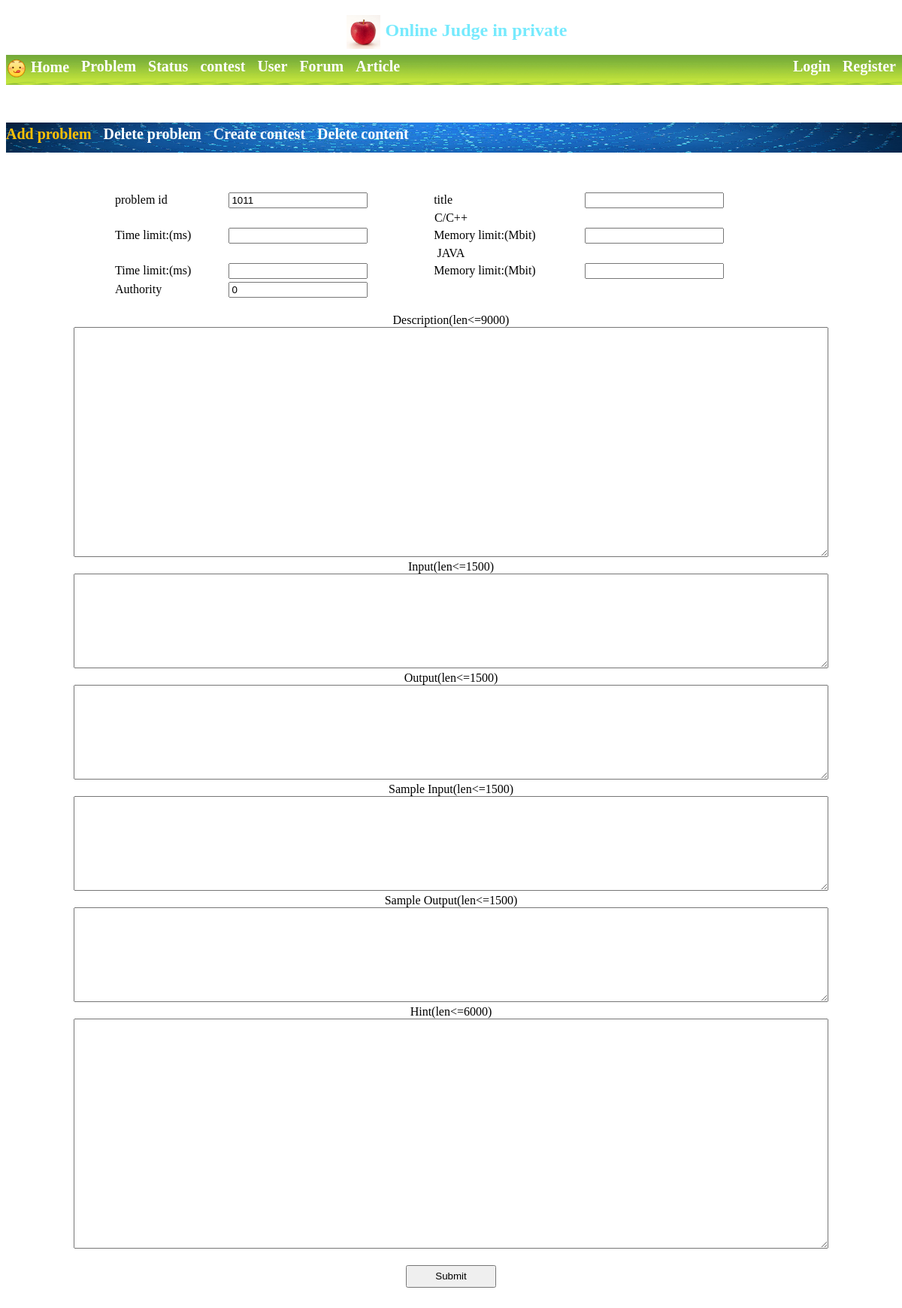
The page /authority_add_problem.php on the database as committed earlier.
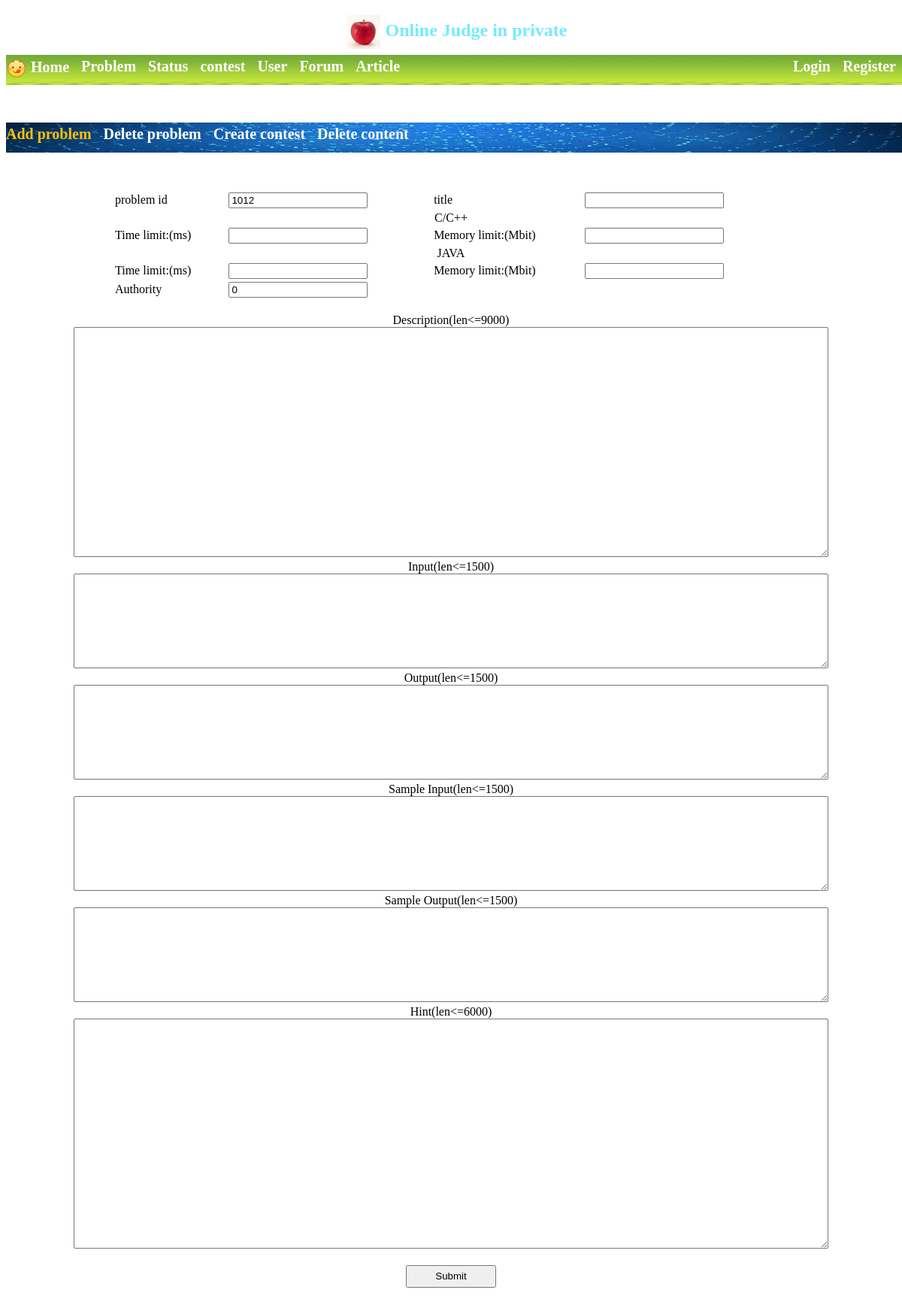
The same page on the database as committed later.
### tables this page shows
CREATE TABLE IF NOT EXISTS `web_number_information` (
  `id` int(11) NOT NULL,
  `description` varchar(60) NOT NULL,
  `next_numbers` int(11) NOT NULL,
  PRIMARY KEY (`id`)
);

### Php/authority.php (called while the page is built, shortened)
<?php
	function get_next_new_pro_id($conn){
		$next_number_return = -9456487;
		$sql = "SELECT * FROM web_number_information WHERE id = 3";
		$result = mysqli_query($conn,$sql);
		while ($row = mysqli_fetch_array($result)) {
			$next_number_return = $row['next_numbers'];
		}
		return $next_number_return;
	}
?>

### Html/authority_add_problem.php (the view, shortened to what this page needs)
<?php
	include "../Php/Public_1.php";
?>
<!DOCTYPE html>
<html>
<head>
	<link rel="stylesheet" type="text/css" href="../Css/Home.css">
	<link rel="stylesheet" type="text/css" href="../Css/public_1.css">
			<?php
		include "../Php/authority.php";
	?>
	<link rel="stylesheet" type="text/css" href="../Css/authority.css">
</head>
<body>
	<div id="package">
		<div id="head">
			<h2>
				<img id = "position_photo"  class="width_45" src="../photo/head2.jpg">
				<span class="_blue_1">Online Judge in private</span>
			</h2>
		</div>
		<div id="menu_backgound">
			<a href="index.php" class="menu_label_1 menu_a">
				<img id = "position_photo" src="../photo/display1.png">
				Home
			</a>
			<a href="problem.php" class="menu_label_1 menu_a">
				Problem
			</a>
			<a href="Status.php" class="menu_label_1 menu_a">
				Status
			</a>
			<a href="Contest.php" class="menu_label_1 menu_a">
				contest
			</a>
			<a href="user.php" class="menu_label_1 menu_a">
				User
			</a>
			<a href="forum.php" class="menu_label_1 menu_a">
				Forum
			</a>
			<a href="article.php" class="menu_label_1 menu_a">
				Article
			</a>
					<?php
				if( $GLOBALS['loading_user_flag'] ){
					?>
						<a href="index.php?out=1" class="menu_label_1 menu_a float_imp_right">
							Sign out
						</a>
						<a href="mypage.php" class="menu_label_1 menu_a float_imp_right">
							<?php echo $GLOBALS['loading_username']; ?>
						</a>
					<?php
				}else{
					?>
						<a href="register.php" class="menu_label_1 menu_a float_imp_right">
							Register
						</a>
						<a href="loading.php" class="menu_label_1 menu_a float_imp_right">
							Login
						</a>
					<?php
				}
			?>
		</div>
	</div>
	<div id="main_page">
		<div id="main_menu_background">
			<a href="authority_add_problem.php" class="menu_label_1 menu_a new_color_img_authority">
				Add problem
			</a>
			<a href="authority_delete_problem.php" class="menu_label_1 menu_a">
				Delete problem
			</a>
			<a href="authority_create_contest.php" class="menu_label_1 menu_a">
				Create contest
			</a>
			<a href="authority_delete_contest.php" class="menu_label_1 menu_a">
				Delete content
			</a>
		</div>
	</div>
	<div id="main_add_problem_page">
		<form action="authority_add_problem.php" method="post">
			<center>
				<table width="900px">
					<tbody>
						<tr>
							<td>problem id</td>
							<td><input type="text" name="pro_id" value="<?php echo get_next_new_pro_id($conn); ?>" readonly="readonly"></td>
							<td>title</td>
							<td><input type="text" name="pro_title"></td>
						</tr>
						<tr>
							<td colspan="4" align="center">C/C++</td>
						</tr>
						<tr>
							<td>Time limit:(ms)</td>
							<td><input type="text" name="time_lim"></td>
							<td>Memory limit:(Mbit)</td>
							<td><input type="text" name="memory_mit"></td>
						</tr>
						<tr>
							<td colspan="4" align="center">JAVA</td>
						</tr>
						<tr>
							<td>Time limit:(ms)</td>
							<td><input type="text" name="time_lim_j"></td>
							<td>Memory limit:(Mbit)</td>
							<td><input type="text" name="memory_mit_j"></td>
						</tr>
						<tr>
							<td>Authority</td>
							<td><input type="text" name="authority" value="0"></td>
						</tr>
					</tbody>
				</table>
				<br>
				Description(len<=9000)<br>
				<textarea class="textarea_size" name="description"></textarea>
				<br>
				Input(len<=1500)<br>
				<textarea class="textarea_size _put_h" name="_input"></textarea>
				<br>
				Output(len<=1500)<br>
				<textarea class="textarea_size _put_h" name="_output"></textarea>
				<br>
				Sample Input(len<=1500)<br>
				<textarea class="textarea_size _put_h" name="sampleinput"></textarea>
				<br>
				Sample Output(len<=1500)<br>
				<textarea class="textarea_size _put_h" name="sampleoutput"></textarea>
				<br>
				Hint(len<=6000)<br>
				<textarea class="textarea_size" name="hint"></textarea>
				<br><br>
				<input type="submit" name="submit" class="submit_size">
			</center>
		</form>
	</div>
</body>
</html>

### Css/Home.css (style rules this page uses)
body { background:url(../photo/Home.jpg); background-position: center top; background-size: 100% 100%; background-repeat: no-repeat; background-attachment: fixed; text-align: center; }

### Css/public_1.css (style rules this page uses)
#package { position: relative; width: 1200px; margin: 0 auto; }
#head { height: 53px; text-align: center; }
#menu_backgound { background: url(../photo/menu_1.jpg) repeat scroll; background-size: 40px 40px; font-weight: bold; height: 40px; text-align: left; width: 100%; z-index: 2; }
#position_photo { position: static; vertical-align: middle; }
._blue_1 { color: #76eafd; }
.menu_label_1 { float: left; padding-top: .25rem; padding-bottom: .25rem; margin-right: 1rem; font-size: 1.25rem; line-height: inherit; }
.menu_a { text-decoration: none; color: #fff; }
.float_imp_right { float: right!important; }
.width_45 { width: 45px; }
img { height: auto; border: 0; vertical-align: middle; }

### Css/authority.css (style rules this page uses)
#main_page { width: 1200px; margin: 50px auto; position: relative; background-color: rgba(255,255,255,0.5); }
#main_menu_background { background: url(../photo/menu_2.jpeg) repeat scroll; background-size: 100% 40px; z-index: 2; height: 40px; width: 100%; font-weight: bold; }
#main_add_problem_page { width: 1050px; margin: 50px auto; position: relative; background-color: rgba(255,255,255,0.5); }
.new_color_img_authority { color: #ffc107!important; }
.textarea_size { width: 95%; height: 300px; white-space: nowrap; }
._put_h { height: 120px!important; }
.submit_size { width: 120px; height: 30px; }

Rows that differ between the two databases and show on the page:
changed web_number_information: pro_id "1011" → "1012"
